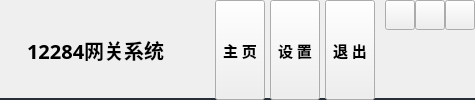
    <widget class="QWidget" name="widgetTitle" native="true">
     <property name="sizePolicy">
      <sizepolicy hsizetype="Preferred" vsizetype="Fixed">
       <horstretch>0</horstretch>
       <verstretch>0</verstretch>
      </sizepolicy>
     </property>
     <property name="styleSheet">
      <string notr="true">border-bottom: 2px solid rgb(41, 47, 56);</string>
     </property>
     <layout class="QHBoxLayout" name="horizontalLayout_2">
      <property name="spacing">
       <number>10</number>
      </property>
      <property name="leftMargin">
       <number>10</number>
      </property>
      <property name="topMargin">
       <number>0</number>
      </property>
      <property name="rightMargin">
       <number>0</number>
      </property>
      <property name="bottomMargin">
       <number>0</number>
      </property>
      <item>
       <widget class="QLabel" name="labIco">
        <property name="text">
         <string/>
        </property>
        <property name="alignment">
         <set>Qt::AlignCenter</set>
        </property>
       </widget>
      </item>
      <item>
       <widget class="QLabel" name="labTitle">
        <property name="font">
         <font>
          <family>Microsoft YaHei</family>
          <pointsize>15</pointsize>
          <weight>75</weight>
          <bold>true</bold>
         </font>
        </property>
        <property name="styleSheet">
         <string notr="true"/>
        </property>
        <property name="text">
         <string>12284网关系统</string>
        </property>
        <property name="alignment">
         <set>Qt::AlignLeading|Qt::AlignLeft|Qt::AlignVCenter</set>
        </property>
       </widget>
      </item>
      <item>
       <spacer name="horizontalSpacer_2">
        <property name="orientation">
         <enum>Qt::Horizontal</enum>
        </property>
        <property name="sizeHint" stdset="0">
         <size>
          <width>40</width>
          <height>20</height>
         </size>
        </property>
       </spacer>
      </item>
      <item>
       <widget class="QWidget" name="widgetTop" native="true">
        <layout class="QHBoxLayout" name="horizontalLayout_3">
         <property name="spacing">
          <number>5</number>
         </property>
         <property name="leftMargin">
          <number>0</number>
         </property>
         <property name="topMargin">
          <number>0</number>
         </property>
         <property name="rightMargin">
          <number>0</number>
         </property>
         <property name="bottomMargin">
          <number>0</number>
         </property>
         <item>
          <widget class="QToolButton" name="btnMain">
           <property name="sizePolicy">
            <sizepolicy hsizetype="Fixed" vsizetype="Expanding">
             <horstretch>0</horstretch>
             <verstretch>0</verstretch>
            </sizepolicy>
           </property>
           <property name="font">
            <font>
             <family>Microsoft YaHei</family>
             <pointsize>11</pointsize>
             <weight>75</weight>
             <bold>true</bold>
            </font>
           </property>
           <property name="text">
            <string>主 页</string>
           </property>
           <property name="icon">
            <iconset resource="main.qrc">
             <normaloff>:/image/main_data.png</normaloff>:/image/main_data.png</iconset>
           </property>
           <property name="toolButtonStyle">
            <enum>Qt::ToolButtonTextUnderIcon</enum>
           </property>
          </widget>
         </item>
         <item>
          <widget class="QToolButton" name="btnConfig">
           <property name="enabled">
            <bool>true</bool>
           </property>
           <property name="sizePolicy">
            <sizepolicy hsizetype="Fixed" vsizetype="Expanding">
             <horstretch>0</horstretch>
             <verstretch>0</verstretch>
            </sizepolicy>
           </property>
           <property name="font">
            <font>
             <family>Microsoft YaHei</family>
             <pointsize>11</pointsize>
             <weight>75</weight>
             <bold>true</bold>
            </font>
           </property>
           <property name="text">
            <string>设 置</string>
           </property>
           <property name="icon">
            <iconset resource="main.qrc">
             <normaloff>:/image/main_config.png</normaloff>:/image/main_config.png</iconset>
           </property>
           <property name="toolButtonStyle">
            <enum>Qt::ToolButtonTextUnderIcon</enum>
           </property>
          </widget>
         </item>
         <item>
          <widget class="QToolButton" name="btnExit">
           <property name="sizePolicy">
            <sizepolicy hsizetype="Fixed" vsizetype="Expanding">
             <horstretch>0</horstretch>
             <verstretch>0</verstretch>
            </sizepolicy>
           </property>
           <property name="font">
            <font>
             <family>Microsoft YaHei</family>
             <pointsize>11</pointsize>
             <weight>75</weight>
             <bold>true</bold>
            </font>
           </property>
           <property name="styleSheet">
            <string notr="true"/>
           </property>
           <property name="text">
            <string>退 出</string>
           </property>
           <property name="icon">
            <iconset resource="main.qrc">
             <normaloff>:/image/main_exit.png</normaloff>:/image/main_exit.png</iconset>
           </property>
           <property name="toolButtonStyle">
            <enum>Qt::ToolButtonTextUnderIcon</enum>
           </property>
          </widget>
         </item>
        </layout>
       </widget>
      </item>
      <item>
       <widget class="QWidget" name="widgetMenu" native="true">
        <layout class="QGridLayout" name="gridLayout_2">
         <property name="leftMargin">
          <number>0</number>
         </property>
         <property name="topMargin">
          <number>0</number>
         </property>
         <property name="rightMargin">
          <number>0</number>
         </property>
         <property name="bottomMargin">
          <number>0</number>
         </property>
         <property name="spacing">
          <number>0</number>
         </property>
         <item row="1" column="1" colspan="3">
          <spacer name="verticalSpacer">
           <property name="orientation">
            <enum>Qt::Vertical</enum>
           </property>
           <property name="sizeHint" stdset="0">
            <size>
             <width>20</width>
             <height>40</height>
            </size>
           </property>
          </spacer>
         </item>
         <item row="0" column="1">
          <widget class="QPushButton" name="btnMenu_Min">
           <property name="sizePolicy">
            <sizepolicy hsizetype="Minimum" vsizetype="Expanding">
             <horstretch>0</horstretch>
             <verstretch>0</verstretch>
            </sizepolicy>
           </property>
           <property name="minimumSize">
            <size>
             <width>30</width>
             <height>30</height>
            </size>
           </property>
           <property name="maximumSize">
            <size>
             <width>30</width>
             <height>30</height>
            </size>
           </property>
           <property name="cursor">
            <cursorShape>ArrowCursor</cursorShape>
           </property>
           <property name="focusPolicy">
            <enum>Qt::NoFocus</enum>
           </property>
           <property name="toolTip">
            <string>最小化</string>
           </property>
           <property name="text">
            <string/>
           </property>
          </widget>
         </item>
         <item row="0" column="3">
          <widget class="QPushButton" name="btnMenu_Close">
           <property name="sizePolicy">
            <sizepolicy hsizetype="Minimum" vsizetype="Expanding">
             <horstretch>0</horstretch>
             <verstretch>0</verstretch>
            </sizepolicy>
           </property>
           <property name="minimumSize">
            <size>
             <width>30</width>
             <height>30</height>
            </size>
           </property>
           <property name="maximumSize">
            <size>
             <width>30</width>
             <height>30</height>
            </size>
           </property>
           <property name="cursor">
            <cursorShape>ArrowCursor</cursorShape>
           </property>
           <property name="focusPolicy">
            <enum>Qt::NoFocus</enum>
           </property>
           <property name="toolTip">
            <string>关闭</string>
           </property>
           <property name="text">
            <string/>
           </property>
          </widget>
         </item>
         <item row="0" column="2">
          <widget class="QPushButton" name="btnMenu_Max">
           <property name="sizePolicy">
            <sizepolicy hsizetype="Minimum" vsizetype="Expanding">
             <horstretch>0</horstretch>
             <verstretch>0</verstretch>
            </sizepolicy>
           </property>
           <property name="minimumSize">
            <size>
             <width>30</width>
             <height>30</height>
            </size>
           </property>
           <property name="maximumSize">
            <size>
             <width>30</width>
             <height>30</height>
            </size>
           </property>
           <property name="focusPolicy">
            <enum>Qt::NoFocus</enum>
           </property>
           <property name="text">
            <string/>
           </property>
          </widget>
         </item>
        </layout>
       </widget>
      </item>
     </layout>
    </widget>
